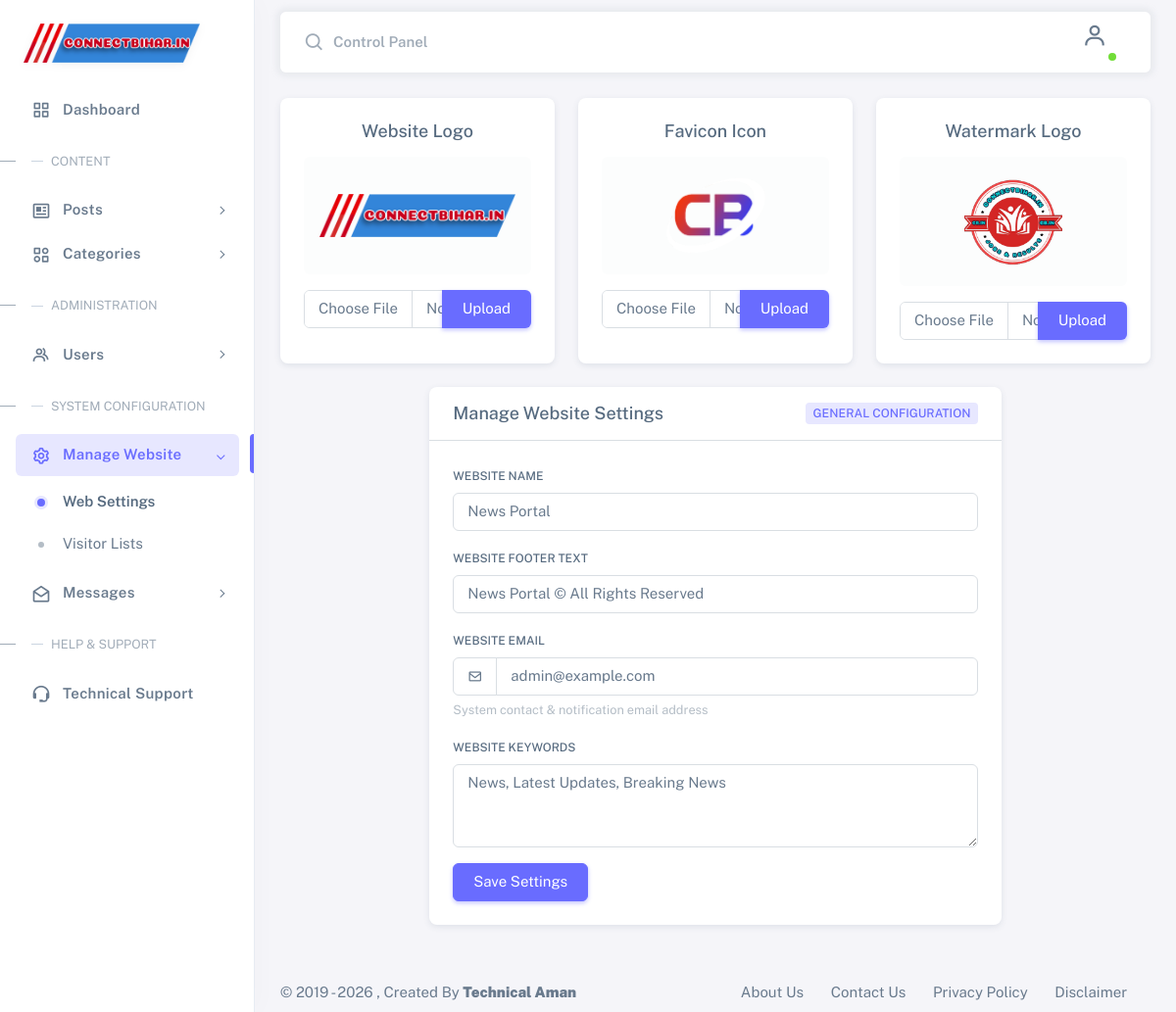
Page /admin/manage-website.php (signed in) on the committed database.
### tables this page shows
CREATE TABLE `settings` (
  `websitename` varchar(60) DEFAULT NULL,
  `favicon` varchar(255) DEFAULT NULL,
  `logo` varchar(255) DEFAULT NULL,
  `footerdesc` varchar(255) DEFAULT NULL,
  `keywords` text DEFAULT NULL,
  `watterMark` varchar(255) DEFAULT NULL,
  `workEmail` varchar(191) DEFAULT NULL,
  `websiteTitle` varchar(225) DEFAULT NULL,
  `websiteUrl` varchar(999) NOT NULL,
  `contactPhone` varchar(50) DEFAULT NULL,
  `contactAddress` text DEFAULT NULL,
  `metaDescription` text DEFAULT NULL,
  `metaAuthor` varchar(100) DEFAULT NULL,
  `robotsIndex` varchar(50) NOT NULL DEFAULT 'index, follow',
  `socialFacebook` varchar(255) DEFAULT NULL,
  `socialTwitter` varchar(255) DEFAULT NULL,
  `socialInstagram` varchar(255) DEFAULT NULL,
  `socialLinkedin` varchar(255) DEFAULT NULL,
  `socialYoutube` varchar(255) DEFAULT NULL,
  `socialWhatsapp` varchar(255) DEFAULT NULL,
  `googleAnalytics` text DEFAULT NULL,
  `googleAdsense` varchar(100) DEFAULT NULL,
  `customHeadCode` text DEFAULT NULL,
  `customFooterCode` text DEFAULT NULL,
  `maintenanceMode` tinyint(1) NOT NULL DEFAULT 0,
  `maintenanceMsg` text DEFAULT NULL,
  `mailDriver` varchar(20) NOT NULL DEFAULT 'mail',
  `smtpHost` varchar(191) DEFAULT NULL,
  `smtpPort` int(5) NOT NULL DEFAULT 587,
  `smtpUser` varchar(191) DEFAULT NULL,
  `smtpPass` text DEFAULT NULL,
  `smtpEncryption` varchar(10) NOT NULL DEFAULT 'tls',
  `smtpFromEmail` varchar(191) DEFAULT NULL,
  `smtpFromName` varchar(191) DEFAULT NULL
);

### admin/manage-website.php (the view, shortened to what this page needs)
<?php include_once "_header.php";
include_once "_subHeader.php"; ?>
<div class="content-wrapper">
    <div class="container-xxl flex-grow-1 container-p-y">
        <div class="row g-4 mb-4">
            <div class="col-md-4">
                <div class="card h-100">
                    <div class="card-body text-center">
                        <h5 class="card-title">Website Logo</h5>
                        <div class="my-3 p-3 bg-light rounded d-flex align-items-center justify-content-center" style="min-height: 120px;">
                            <img class="img-fluid" id="webLogoShow" src="../assets/images/<?php echo htmlspecialchars($settingd['logo']); ?>" alt="<?php echo htmlspecialchars($settingd['websitename']); ?>" style="max-height: 100px;">
                        </div>
                        <form action="app/app.php" method="POST" enctype="multipart/form-data">
                            <div class="input-group">
                                <input type="file" class="form-control" id="webLogo" name="webLogo" required>
                                <button class="btn btn-primary" type="submit" id="webLogobtn" name="webLogobtn">Upload</button>
                            </div>
                        </form>
                    </div>
                </div>
            </div>
            <div class="col-md-4">
                <div class="card h-100">
                    <div class="card-body text-center">
                        <h5 class="card-title">Favicon Icon</h5>
                        <div class="my-3 p-3 bg-light rounded d-flex align-items-center justify-content-center" style="min-height: 120px;">
                            <img class="img-fluid" id="webfaviconShow" src="../assets/images/<?php echo htmlspecialchars($settingd['favicon']); ?>" alt="<?php echo htmlspecialchars($settingd['websitename']); ?>" style="max-height: 80px;">
                        </div>
                        <form action="app/app.php" method="POST" enctype="multipart/form-data">
                            <div class="input-group">
                                <input type="file" class="form-control" id="webfavicon" name="webfavicon" required>
                                <button class="btn btn-primary" type="submit" name="webfaviconbtn">Upload</button>
                            </div>
                        </form>
                    </div>
                </div>
            </div>
            <div class="col-md-4">
                <div class="card h-100">
                    <div class="card-body text-center">
                        <h5 class="card-title">Watermark Logo</h5>
                        <div class="my-3 p-3 bg-light rounded d-flex align-items-center justify-content-center" style="min-height: 120px;">
                            <img class="img-fluid" id="webwatterMarkShow" src="../assets/images/<?php echo htmlspecialchars($settingd['watterMark']); ?>" alt="<?php echo htmlspecialchars($settingd['websitename']); ?>" style="max-height: 100px;">
                        </div>
                        <form action="app/app.php" method="POST" enctype="multipart/form-data">
                            <div class="input-group">
                                <input type="file" class="form-control" id="webwatterMark" name="webwatterMark" required>
                                <button class="btn btn-primary" type="submit" name="webwattermarkbtn">Upload</button>
                            </div>
                        </form>
                    </div>
                </div>
            </div>
        </div>
        <div class="row">
            <div class="col-lg-8 mx-auto">
                <div class="card mb-4">
                    <div class="card-header border-bottom d-flex justify-content-between align-items-center py-3">
                        <h5 class="mb-0">Manage Website Settings</h5>
                        <span class="badge bg-label-primary">General Configuration</span>
                    </div>
                    <div class="card-body py-4">
                        <form action="app/app.php" method="POST">
                            <div class="mb-3">
                                <label class="form-label" for="webName">Website Name</label>
                                <input type="text" class="form-control" id="webName" name="webName" value="<?php echo htmlspecialchars($settingd['websitename']); ?>" required>
                            </div>
                            <div class="mb-3">
                                <label class="form-label" for="webFooter">Website Footer Text</label>
                                <input type="text" class="form-control" id="webFooter" name="webFooter" value="<?php echo htmlspecialchars($settingd['footerdesc']); ?>" required>
                            </div>
                            <div class="mb-3">
                                <label class="form-label" for="webEmail">Website Email</label>
                                <div class="input-group">
                                    <span class="input-group-text"><i class="bx bx-envelope"></i></span>
                                    <input type="email" id="webEmail" name="webEmail" class="form-control" value="<?php echo htmlspecialchars($settingd['workEmail']); ?>" required>
                                </div>
                                <div class="form-text">System contact &amp; notification email address</div>
                            </div>
                            <div class="mb-3">
                                <label class="form-label" for="webKeyword">Website Keywords</label>
                                <textarea id="webKeyword" name="webKeyword" class="form-control" rows="3" placeholder="Enter Website Keywords for SEO."><?php echo htmlspecialchars($settingd['keywords']); ?></textarea>
                            </div>
                            <button type="submit" name="settingUpdate" class="btn btn-primary">Save Settings</button>
                        </form>
                    </div>
                </div>
            </div>
        </div>
    </div>
</div>
<?php include_once "_footer.php"; ?>

### admin/_header.php (shortened to what this page needs)
<?php session_start();
include_once ('app/config.php');
$settingd = mysqli_fetch_assoc(mysqli_query($conn, 'SELECT * FROM settings'));
$url = $settingd['websiteUrl']; ?>
<!DOCTYPE html>
<html lang="en" class="light-style layout-menu-fixed" dir="ltr" data-theme="theme-default" data-assets-path="<?php echo $url; ?>/assets/"
  data-template="vertical-menu-template-free">
<head>
  <link href="https://unpkg.com/boxicons@2.1.4/css/boxicons.min.css" rel="stylesheet" />
  <link rel="stylesheet" href="../assets/admin/vendor/css/core.css" class="template-customizer-core-css" />
  <link rel="stylesheet" href="../assets/admin/vendor/css/theme-default.css" class="template-customizer-theme-css" />
  <link rel="stylesheet" href="../assets/admin/css/demo.css" />
  <link rel="stylesheet" href="../assets/admin/vendor/libs/perfect-scrollbar/perfect-scrollbar.css" />
  <link rel="stylesheet" href="../assets/admin/vendor/libs/apex-charts/apex-charts.css" />
  <link rel="stylesheet" href="../assets/admin/summernotes/summernote-lite.min.css">
</head>
<body>
  <?php
  $request_url = basename($_SERVER['REQUEST_URI']);
  ?>
  <div class="layout-wrapper layout-content-navbar">
    <div class="layout-container">
      <aside id="layout-menu" class="layout-menu menu-vertical menu bg-menu-theme" style="border-right: 1px solid rgba(226, 232, 240, 0.8); box-shadow: 4px 0 24px rgba(0,0,0,0.02);">
        <div class="app-brand demo" style="padding: 20px 1.5rem;">
          <a href="./" class="app-brand-link">
            <span class="app-brand-logo-full">
              <img src="<?php echo $url; ?>/assets/images/<?php echo $settingd['logo']; ?>" alt="<?php echo $settingd['websitename']; ?>"
                style="max-height: 40px; width: auto; object-fit: contain; filter: drop-shadow(0 2px 4px rgba(0,0,0,0.05));">
            </span>
          </a>
        </div>
        <ul class="menu-inner py-1" style="margin-top: 10px;">
          <li class="menu-item <?php if ($request_url == 'dashboard' || $request_url == 'index.php') { echo 'active'; } ?>">
            <a href="./" class="menu-link">
              <i class="menu-icon tf-icons bx bx-grid-alt"></i>
              <div data-i18n="Analytics" style="font-weight: 600; letter-spacing: 0.3px;">Dashboard</div>
            </a>
          </li>
          <li class="menu-header small text-uppercase" style="margin-top: 10px;">
            <span class="menu-header-text" style="display: flex; align-items: center; gap: 8px;">
              <span style="width: 12px; height: 1px; background-color: #cbd5e1; display: inline-block;"></span>
              Content
            </span>
          </li>
          <li class="menu-item <?php if ($request_url == 'view-post.php' || $request_url == 'new-post.php' || $request_url == 'update-post.php') {
  echo 'active open';
} ?>">
            <a href="javascript:void(0);" class="menu-link menu-toggle">
              <i class="menu-icon tf-icons bx bx-news"></i>
              <div data-i18n="Layouts" style="font-weight: 600; letter-spacing: 0.3px;">Posts</div>
            </a>
          </li>
          <li class="menu-item <?php if ($request_url == 'view-category.php' || $request_url == 'new-category.php' || $request_url == 'update-category.php') {
  echo 'active open';
} ?>">
            <a href="javascript:void(0)" class="menu-link menu-toggle">
              <i class="menu-icon tf-icons bx bx-category-alt"></i>
              <div data-i18n="Extended UI" style="font-weight: 600; letter-spacing: 0.3px;">Categories</div>
            </a>
          </li>
          <?php if ($_SESSION['role'] == 1 || $_SESSION['role'] == 2 || $_SESSION['role'] == 3) { ?>
          <li class="menu-header small text-uppercase" style="margin-top: 10px;">
            <span class="menu-header-text" style="display: flex; align-items: center; gap: 8px;">
              <span style="width: 12px; height: 1px; background-color: #cbd5e1; display: inline-block;"></span>
              Administration
            </span>
          </li>
          <li class="menu-item <?php if ($request_url == 'view-user.php' || $request_url == 'new-user.php' || $request_url == 'update-user.php') {
    echo 'active open';
  } ?>">
            <a href="javascript:void(0);" class="menu-link menu-toggle">
              <i class="menu-icon tf-icons bx bx-group"></i>
              <div data-i18n="Account Settings" style="font-weight: 600; letter-spacing: 0.3px;">Users</div>
            </a>
          </li>
          <?php
}
if ($_SESSION['author_id'] == 1 && $_SESSION['role'] == 1) {
  ?>
          <li class="menu-header small text-uppercase" style="margin-top: 10px;">
            <span class="menu-header-text" style="display: flex; align-items: center; gap: 8px;">
              <span style="width: 12px; height: 1px; background-color: #cbd5e1; display: inline-block;"></span>
              System Configuration
            </span>
          </li>
          <li class="menu-item <?php if ($request_url == 'manage-website.php' || $request_url == 'view-visitor.php') {
    echo 'active open';
  } ?>">
            <a href="javascript:void(0)" class="menu-link menu-toggle">
              <i class="menu-icon tf-icons bx bx-cog"></i>
              <div data-i18n="User interface" style="font-weight: 600; letter-spacing: 0.3px;">Manage Website</div>
            </a>
            <ul class="menu-sub">
              <li class="menu-item <?php if ($request_url == 'manage-website.php') {
    echo 'active';
  } ?>">
                <a href="manage-website.php" class="menu-link">
                  <div data-i18n="Accordion">Web Settings</div>
                </a>
              </li>
              <li class="menu-item <?php if ($request_url == 'view-visitor.php') {
    echo 'active';
  } ?>">
                <a href="view-visitor.php" class="menu-link">
                  <div data-i18n="Accordion">Visitor Lists</div>
                </a>
              </li>
            </ul>
          </li>
          <li class="menu-item <?php if ($request_url == 'messages.php') {
    echo 'active open';
  } ?>">
            <a href="javascript:void(0);" class="menu-link menu-toggle">
              <i class="menu-icon tf-icons bx bx-envelope-open"></i>
              <div data-i18n="Misc" style="font-weight: 600; letter-spacing: 0.3px;">Messages</div>
            </a>
          </li>
          <?php } ?>
          <li class="menu-header small text-uppercase" style="margin-top: 10px;">
            <span class="menu-header-text" style="display: flex; align-items: center; gap: 8px;">
              <span style="width: 12px; height: 1px; background-color: #cbd5e1; display: inline-block;"></span>
              Help & Support
            </span>
          </li>
          <li class="menu-item <?php if ($request_url == 'technical-support.php') {
  echo 'active';
} ?>">
            <a href="technical-support.php" target="_blank" class="menu-link">
              <i class="menu-icon tf-icons bx bx-support"></i>
              <div data-i18n="Support" style="font-weight: 600; letter-spacing: 0.3px;">Technical Support</div>
            </a>
          </li>
        </ul>
      </aside>
      <div class="layout-page">

### assets/admin/css/demo.css (style rules this page uses)
.menu .app-brand.demo { height: 64px; margin-top: 12px; }

### rows in the picture
settings: websiteUrl+logo (picture), logo (picture), favicon (picture), watterMark (picture), webName "News Portal", webFooter "News Portal © All Rights Reserved", webEmail "admin@example.com", webKeyword "News, Latest Updates, Breaking News"
